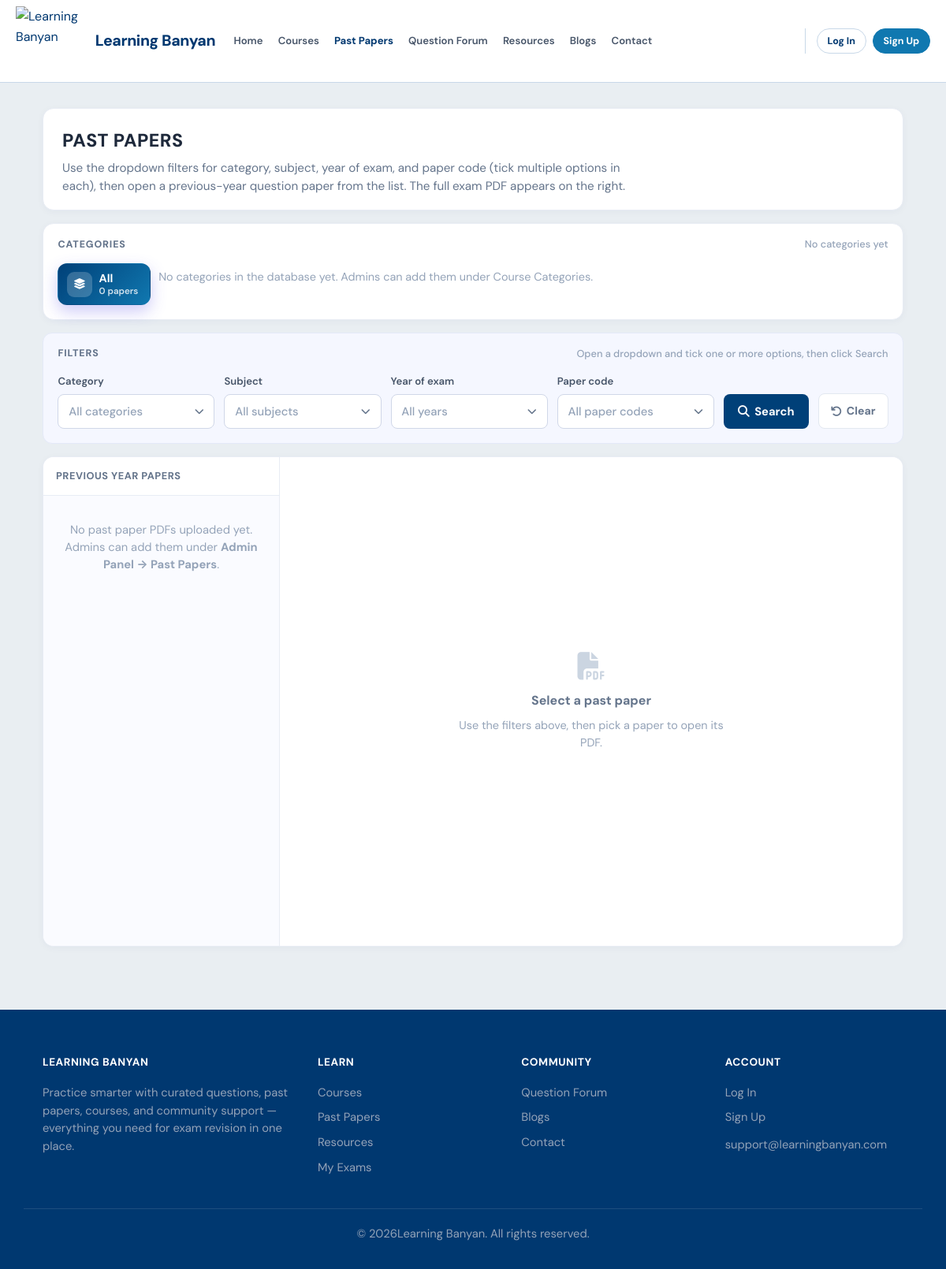
Before: /past-papers/ with the older database file.
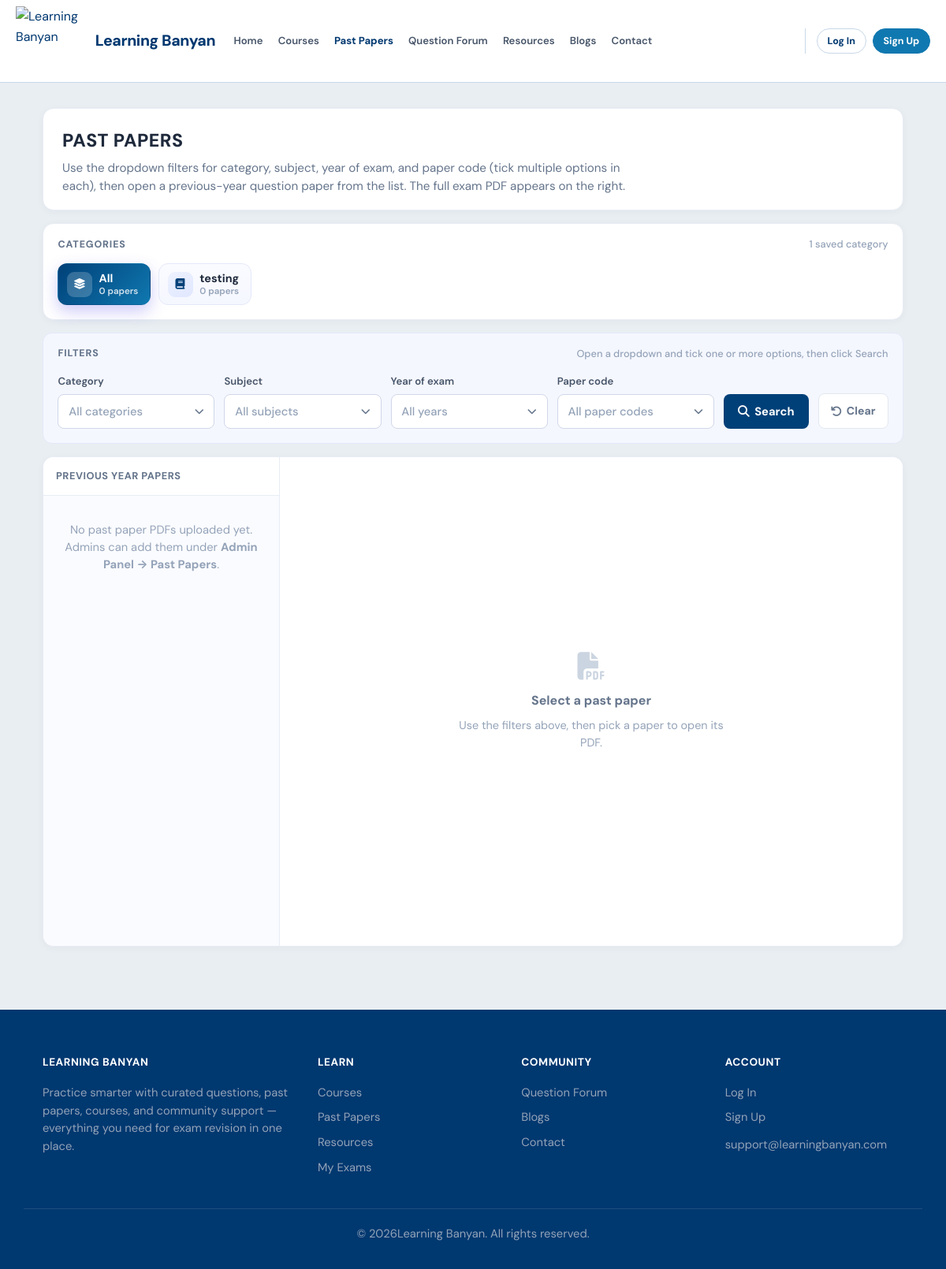
After: the same page with the newer database file.
### courses/models.py (models this page shows, shortened)
class CourseCategory(models.Model):
    name = models.CharField(max_length=100, unique=True)
    description = models.TextField(blank=True)
    icon = models.CharField(max_length=50, default="book")
    created_at = models.DateTimeField(auto_now_add=True)
    class Meta:
        verbose_name_plural = "Course Categories"
        ordering = ["name"]

### courses/views.py (the view)
# urls.py: path("past-papers/", PastPapersView.as_view(), name="past_papers"),
class PastPapersView(TemplateView):
    template_name = "courses/past_papers.html"
    @staticmethod
    def _getlist_clean(request, key: str) -> list[str]:
        values = []
        for raw in request.GET.getlist(key):
            s = (raw or "").strip()
            if s:
                values.append(s)
        seen = set()
        out = []
        for v in values:
            key_l = v.lower()
            if key_l in seen:
                continue
            seen.add(key_l)
            out.append(v)
        return out
    @staticmethod
    def _build_filter_query(
        categories: list[str],
        subjects: list[str],
        years: list[str],
        paper_codes: list[str],
        *,
        paper: str | int | None = None,
        view: str | None = None,
    ) -> str:
        from urllib.parse import urlencode
        pairs: list[tuple[str, str]] = []
        for c in categories:
            pairs.append(("category", c))
        for s in subjects:
            pairs.append(("subject", s))
        for y in years:
            pairs.append(("year", y))
        for pc in paper_codes:
            pairs.append(("paper_code", pc))
        if paper is not None and str(paper).strip():
            pairs.append(("paper", str(paper)))
        if view:
            pairs.append(("view", view))
        return urlencode(pairs)
    def get_context_data(self, **kwargs):
        from django.db import DatabaseError
        context = super().get_context_data(**kwargs)
        request = self.request
        empty_filters = {
            "filter_categories": [],
            "filter_subjects": [],
            "filter_years": [],
            "filter_paper_codes": [],
            "filter_category": "",
            "filter_subject": "",
            "filter_year": "",
            "filter_paper_code": "",
            "filter_query": "",
            "paper_codes": [],
        }
        try:
            published = PastPaper.objects.filter(is_published=True).select_related(
                "category"
            )
            _ = published.count()
        except DatabaseError:
            logger.exception("PastPaper query failed (run migrations on Render)")
            context.update(
                {
                    "categories": CourseCategory.objects.order_by("name"),
                    "subjects": [],
                    "years": [],
                    "papers": PastPaper.objects.none(),
                    "total_papers": 0,
                    "selected_paper": None,
                    "view_mode": "question",
                    "has_filters": False,
                    "db_error": True,
                    **empty_filters,
                }
            )
            return context
        try:
            categories = CourseCategory.objects.order_by("name").annotate(
                paper_count=Count(
                    "past_papers",
                    filter=Q(past_papers__is_published=True),
                )
            )
        except DatabaseError:
            categories = CourseCategory.objects.order_by("name")
        subjects = list(
            published.exclude(subject="")
            .values_list("subject", flat=True)
            .distinct()
            .order_by("subject")
        )
        years = list(
            published.values_list("year", flat=True).distinct().order_by("-year")
        )
        paper_codes = list(
            published.exclude(paper_code="")
            .values_list("paper_code", flat=True)
            .distinct()
            .order_by("paper_code")
        )
        filter_categories = self._getlist_clean(request, "category")
        filter_subjects = self._getlist_clean(request, "subject")
        filter_years = self._getlist_clean(request, "year")
        filter_paper_codes = self._getlist_clean(request, "paper_code")
        paper_id = (request.GET.get("paper") or "").strip()
        view_mode = (request.GET.get("view") or "question").strip().lower()
        if view_mode not in ("question", "answer"):
            view_mode = "question"
        papers = published
        cat_ids = [int(c) for c in filter_categories if c.isdigit()]
        if cat_ids:
            papers = papers.filter(category_id__in=cat_ids)
        if filter_subjects:
            subj_q = Q()
            for s in filter_subjects:
                subj_q |= Q(subject__iexact=s)
            papers = papers.filter(subj_q)
        year_ints = [int(y) for y in filter_years if y.isdigit()]
        if year_ints:
            papers = papers.filter(year__in=year_ints)
        if filter_paper_codes:
            code_q = Q()
            for pc in filter_paper_codes:
                code_q |= Q(paper_code__iexact=pc)
            papers = papers.filter(code_q)
        papers = papers.order_by("-year", "subject", "title")
        selected_paper = None
        if paper_id.isdigit():
            selected_paper = papers.filter(pk=int(paper_id)).first()
            if selected_paper is None:
                selected_paper = published.filter(pk=int(paper_id)).first()
        has_any_filter = bool(
            filter_categories or filter_subjects or filter_years or filter_paper_codes
        )
        if selected_paper is None and papers.exists() and has_any_filter:
            selected_paper = papers.first()
        if (
            selected_paper
            and view_mode == "answer"
            and not selected_paper.answer_pdf
        ):
            view_mode = "question"
        filter_query = self._build_filter_query(
            filter_categories,
            filter_subjects,
            filter_years,
            filter_paper_codes,
        )
        context.update(
            {
                "categories": categories,
                "subjects": subjects,
                "years": years,
                "paper_codes": paper_codes,
                "papers": papers,
                "total_papers": published.count(),
                "selected_paper": selected_paper,
                "filter_categories": filter_categories,
                "filter_subjects": filter_subjects,
                "filter_years": filter_years,
                "filter_paper_codes": filter_paper_codes,
                "filter_category": filter_categories[0] if len(filter_categories) == 1 else (
                    filter_categories[0] if filter_categories else ""
                ),
                "filter_subject": filter_subjects[0] if len(filter_subjects) == 1 else "",
                "filter_year": filter_years[0] if len(filter_years) == 1 else "",
                "filter_paper_code": (
                    filter_paper_codes[0] if len(filter_paper_codes) == 1 else ""
                ),
                "filter_query": filter_query,
                "view_mode": view_mode,
                "has_filters": bool(
                    has_any_filter or paper_id
                ),
            }
        )
        return context

### courses/context_processors.py (called while the page is built, shortened)
def user_roles(request):
    try:
        user = getattr(request, "user", None)
        is_authenticated = bool(user and getattr(user, "is_authenticated", False))
        is_admin = False
        is_student = False
        return {
            "is_admin_user": is_admin,
            "is_student_user": is_student,
            "can_use_exam_builder": is_admin or is_student,
        }
    except Exception:
        return {
            "is_admin_user": False,
            "is_student_user": False,
            "can_use_exam_builder": False,
        }

### courses/templates/courses/past_papers.html (shortened to what the changed rows need)
{% extends 'base.html' %}
{% load course_extras %}
{% block content %}
<div class="pp-page">
  <div class="pp-header">
    <h1>PAST PAPERS</h1>
  </div>
  <section class="pp-cats" aria-label="Categories">
    <div class="pp-cats-head">
      <h2>Categories</h2>
      <div class="pp-cats-head-actions">
        <span>
          {% if categories %}
            {{ categories|length }} saved categor{{ categories|length|pluralize:"y,ies" }}
          {% else %}
            No categories yet
          {% endif %}
        </span>
      </div>
    </div>
    <div class="pp-cats-grid">
      <a
        class="pp-cat-chip pp-cat-all {% if not filter_categories %}is-active{% endif %}"
        href="{% url 'courses:past_papers' %}"
        title="Show all past papers"
      >
        <span class="pp-cat-icon" aria-hidden="true">
        </span>
        <span class="pp-cat-meta">
        </span>
      </a>
      {% for cat in categories %}
        <a
          class="pp-cat-chip {% if cat.id|stringformat:'s' in filter_categories %}is-active{% endif %}"
          href="?category={{ cat.id }}"
          title="{{ cat.name }}{% if cat.description %} — {{ cat.description }}{% endif %}"
        >
          <span class="pp-cat-icon" aria-hidden="true">
            <i class="fas fa-{% if cat.icon %}{{ cat.icon }}{% else %}folder{% endif %}"></i>
          </span>
          <span class="pp-cat-meta">
            <span class="pp-cat-name">{{ cat.name }}</span>
            <span class="pp-cat-count">
              {{ cat.paper_count }} paper{{ cat.paper_count|pluralize }}
            </span>
          </span>
        </a>
      {% empty %}
        <div class="pp-cats-empty">
          No categories in the database yet. Admins can add them under Course Categories.
        </div>
      {% endfor %}
    </div>
  </section>
  <form class="pp-filters" id="ppFilterForm" method="get" action="{% url 'courses:past_papers' %}">
    <div class="pp-filters-head">
      <h2>Filters</h2>
    </div>
  </form>
</div>
{% endblock %}

Changed rows visible on the page:
added CourseCategory: name "testing", paper_count "0"
Other visible differences:
{{ categories|length }}: (not shown) → "1"
text no longer shown: "No categories yet No categories in the database yet. Admins can add them under Course Categories."
text now shown: "saved categor"
